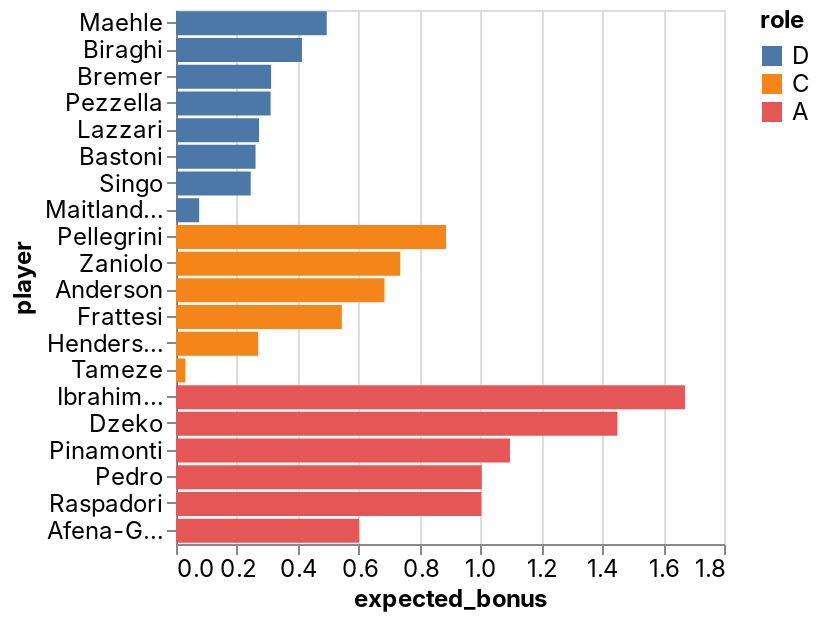

The cell this chart's notebook holds for it:
### Code cell
_deepnote_run_altair(team, """{"$schema":"https://vega.github.io/schema/vega-lite/v4.json","mark":{"type":"bar","tooltip":{"content":"data"}},"height":220,"autosize":{"type":"fit"},"data":{"name":"placeholder"},"encoding":{"x":{"field":"expected_bonus","type":"quantitative","sort":null,"scale":{"type":"linear","zero":false}},"y":{"field":"player","type":"nominal","sort":null,"scale":{"type":"linear","zero":true}},"color":{"field":"role","type":"nominal","sort":null,"scale":{"type":"linear","zero":false}}}}""")

### Figure 1 — Vega-Lite specification as saved in the notebook (floating-point values rounded to 4 significant figures)
{"config": {"view": {"continuousWidth": 400, "continuousHeight": 300}, "area": {"fill": "#51C0E9"}, "axis": {"labelFont": "Inter, sans-serif", "labelFontSize": 12, "labelFontWeight": "normal", "labelLimit": 60, "labelOverlap": "greedy", "titleFont": "Inter, sans-serif", "titleFontSize": 12, "titleFontWeight": "bold"}, "background": "#ffffff", "legend": {"labelFont": "Inter, sans-serif", "labelFontSize": 12, "titleFont": "Inter, sans-serif", "titleFontSize": 12, "titleFontWeight": "bold"}, "line": {"stroke": "#51C0E9", "strokeWidth": 2}, "rect": {"fill": "#51C0E9"}, "title": {"anchor": "start", "color": "#000000", "font": "Inter, sans-serif", "fontSize": 22, "fontWeight": "normal"}}, "data": {"name": "data-df9968109b35e6826f426fa036bf609a"}, "mark": {"type": "bar", "tooltip": {"content": "data"}}, "autosize": {"type": "fit"}, "encoding": {"color": {"type": "nominal", "field": "role", "scale": {"type": "linear", "zero": false}, "sort": null}, "x": {"type": "quantitative", "field": "expected_bonus", "scale": {"type": "linear", "zero": false}, "sort": null}, "y": {"type": "nominal", "field": "player", "scale": {"type": "linear", "zero": true}, "sort": null}}, "height": 300, "width": "container", "$schema": "https://vega.github.io/schema/vega-lite/v4.json", "datasets": {"data-df9968109b35e6826f426fa036bf609a": [{"fanta_team": "Rione Monti", "role": "D", "player": "Maehle", "team": "Atalanta", "opponent": "Genoa", "date": "2022-03-13T00:00:00", "expected_bonus": 0.4951}, {"fanta_team": "Rione Monti", "role": "D", "player": "Biraghi", "team": "Fiorentina", "opponent": "Bologna", "date": "2022-03-13T00:00:00", "expected_bonus": 0.4137}, {"fanta_team": "Rione Monti", "role": "D", "player": "Bremer", "team": "Torino", "opponent": "Inter", "date": "2022-03-13T00:00:00", "expected_bonus": 0.3124}, {"fanta_team": "Rione Monti", "role": "D", "player": "Pezzella", "team": "Atalanta", "opponent": "Genoa", "date": "2022-03-13T00:00:00", "expected_bonus": 0.3107}, {"fanta_team": "Rione Monti", "role": "D", "player": "Lazzari", "team": "Lazio", "opponent": "Venezia", "date": "2022-03-14T00:00:00", "expected_bonus": 0.2726}, {"fanta_team": "Rione Monti", "role": "D", "player": "Bastoni", "team": "Spezia", "opponent": "Cagliari", "date": "2022-03-12T00:00:00", "expected_bonus": 0.2613}, {"fanta_team": "Rione Monti", "role": "D", "player": "Singo", "team": "Torino", "opponent": "Inter", "date": "2022-03-13T00:00:00", "expected_bonus": 0.2454}, {"fanta_team": "Rione Monti", "role": "D", "player": "Maitland-Niles", "team": "Roma", "opponent": "Udinese", "date": "2022-03-13T00:00:00", "expected_bonus": 0.07604}, {"fanta_team": "Rione Monti", "role": "C", "player": "Pellegrini", "team": "Roma", "opponent": "Udinese", "date": "2022-03-13T00:00:00", "expected_bonus": 0.8871}, {"fanta_team": "Rione Monti", "role": "C", "player": "Zaniolo", "team": "Roma", "opponent": "Udinese", "date": "2022-03-13T00:00:00", "expected_bonus": 0.7365}, {"fanta_team": "Rione Monti", "role": "C", "player": "Anderson", "team": "Lazio", "opponent": "Venezia", "date": "2022-03-14T00:00:00", "expected_bonus": 0.6847}, {"fanta_team": "Rione Monti", "role": "C", "player": "Frattesi", "team": "Sassuolo", "opponent": "Salernitana", "date": "2022-03-12T00:00:00", "expected_bonus": 0.5447}, {"fanta_team": "Rione Monti", "role": "C", "player": "Henderson", "team": "Empoli", "opponent": "AC Milan", "date": "2022-03-12T00:00:00", "expected_bonus": 0.2699}, {"fanta_team": "Rione Monti", "role": "C", "player": "Tameze", "team": "Verona", "opponent": "Napoli", "date": "2022-03-13T00:00:00", "expected_bonus": 0.03059}, {"fanta_team": "Rione Monti", "role": "A", "player": "Ibrahimovic", "team": "AC Milan", "opponent": "Empoli", "date": "2022-03-12T00:00:00", "expected_bonus": 1.672}, {"fanta_team": "Rione Monti", "role": "A", "player": "Dzeko", "team": "Inter", "opponent": "Torino", "date": "2022-03-13T00:00:00", "expected_bonus": 1.45}, {"fanta_team": "Rione Monti", "role": "A", "player": "Pinamonti", "team": "Empoli", "opponent": "AC Milan", "date": "2022-03-12T00:00:00", "expected_bonus": 1.097}, {"fanta_team": "Rione Monti", "role": "A", "player": "Pedro", "team": "Lazio", "opponent": "Venezia", "date": "2022-03-14T00:00:00", "expected_bonus": 1.004}, {"fanta_team": "Rione Monti", "role": "A", "player": "Raspadori", "team": "Sassuolo", "opponent": "Salernitana", "date": "2022-03-12T00:00:00", "expected_bonus": 1.003}, {"fanta_team": "Rione Monti", "role": "A", "player": "Afena-Gyan", "team": "Roma", "opponent": "Udinese", "date": "2022-03-13T00:00:00", "expected_bonus": 0.6009}]}}
